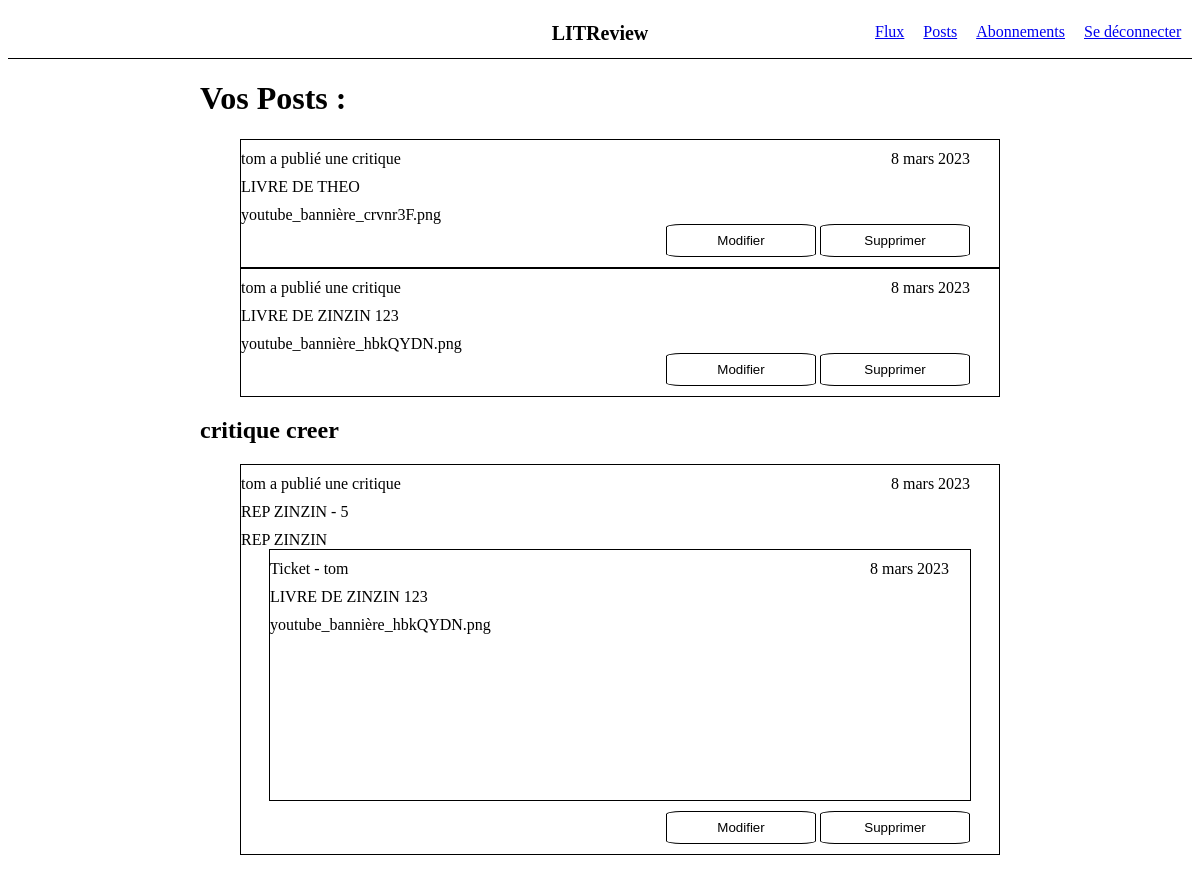
/posts-user/ (signed in), run on the app's committed database.
### flow/models.py (models this page shows, shortened)
class DemanderCritiqueMod(models.Model):
    titre = models.CharField(max_length=128)
    description = models.CharField(max_length=2048, blank= True)
    img_livre = models.ImageField()
    reponse_critique = models.ForeignKey(CreerCritiqueMod, null = True,  on_delete = models.SET_NULL)
    createur = models.ForeignKey(settings.AUTH_USER_MODEL, on_delete=models.CASCADE)
    date_creation = models.DateField( auto_now_add=True)

class CreerCritiqueMod(models.Model):
    class Note(models.TextChoices):
        UN = "1"
        DEUX = "2"
        TROIS = "3"
        QUATRE = "4"
        CINQ = "5"
    titre = models.CharField(max_length=128)
    note = models.CharField(choices = [(tag, tag.value) for tag in Note],  max_length=3)
    commentaire = models.CharField(max_length=8192, blank=True)
    createur = models.ForeignKey(settings.AUTH_USER_MODEL, on_delete=models.CASCADE)
    date_creation = models.DateField(auto_now_add=True)

### login/models.py (models this page shows)
class User(AbstractUser):
    follows = models.ManyToManyField('self',  symmetrical= False, related_name="follows_list")
    followers = models.ManyToManyField('self',  symmetrical= False, related_name="followers_list")

### post/views.py (the view)
# urls.py: path('posts-user/', post.views.post_user, name='posts-user'),
@login_required
def post_user(request):
    critique_crees = CreerCritiqueMod.objects.all()
    critique_demandees = DemanderCritiqueMod.objects.all()
    user = request.user
    liste_critique_crees = []
    liste_critique_demandees = []
    for i in range(len(critique_crees)):
        if user.username == critique_crees[i].createur.username:
            liste_critique_crees.append(critique_crees[i])
    for j in range(len(critique_demandees)):
        if user.username == critique_demandees[j].createur.username:
            liste_critique_demandees.append(critique_demandees[j])
    return render(request, 'posts.html', context={ 'user' : user, 'liste_critique_crees' : liste_critique_crees, 'liste_critique_demandees' : liste_critique_demandees, 'critique_demandee' : critique_demandees})

### post/templates/posts.html (shortened to what this page needs)
{% extends 'base_flow.html' %}
{% block content %}
<div id ="main-container-posts">
    <h1>Vos Posts : </h1>
        <ul>
            {% for critique in liste_critique_demandees %}
            <div class = "medium-container">
                <form action="{% url 'modify_deleted' %}" method="POST" id="form_modify_deleted_demande">
                    <div class ="flex-mode">
                        <div class="other-elements">
                            <li>{{critique.createur}} a publié une critique</li>
                            <li>{{critique.titre}}</li>
                            <li>{{critique.img_livre}}</li>
                        </div>
                        <div class= "date_creation">
                            <li>{{critique.date_creation}}</li>
                        </div>
                    </div>
                <div class ="btn-mod-del-container">
                    <button type="submit" class="btn-mod-del" name="modify_btn_demande" value="{{critique.id}}" form = "form_modify_deleted_demande" >Modifier</button>
                    <button type="submit" class="btn-mod-del" name="deleted_btn_demande" value="{{critique.id}}" form = "form_modify_deleted_demande">Supprimer</button>
                </div>
                </form>
            </div>
            {% endfor %}
        </ul>
    <h2>critique creer</h2>
        <ul>
        {% for critique_cree in liste_critique_crees %}
        <div class = "medium-container">
            <form action="{% url 'modify_deleted' %}" method="POST" id="form_modify_deleted_cree">
                <div class="flex-mode-third">
                    <div class="other-element-third">
                        <li>{{critique_cree.createur}} a publié une critique</li>
                        <li>{{critique_cree.titre}} - {{critique_cree.note}}</li>
                        <li>{{critique_cree.commentaire}}</li>
                    </div>
                    <div class="date_creation-third">
                        <li>{{critique_cree.date_creation}}</li>
                    </div>
                </div>
                {% for critique in critique_demandee%}
                    {% if critique.reponse_critique.id == critique_cree.id %}
                        <div class ="flex-mode-seconde">
                            <div class="other-elements-second">
                                <li>Ticket - {{critique.createur}}</li>
                                <li>{{critique.titre}}</li>
                                <li>{{critique.img_livre}}</li>
                            </div>
                            <div class= "date_creation">
                                 <li>{{critique.date_creation}}</li>
                            </div>
                        </div>
                    {% endif %}
                {% endfor %}
            <div class ="btn-mod-del-container">
                <button type="submit"  class="btn-mod-del" name="modify_btn_cree" value="{{critique_cree.id}}" form = "form_modify_deleted_cree" >Modifier</button>
                <button type="submit"  class="btn-mod-del" name="deleted_btn_cree" value="{{critique_cree.id}}" form = "form_modify_deleted_cree">Supprimer</button>
            </div>
        </form>
    </div>
        {% endfor %}
        </ul>
</div>
{% endblock content %}

### login/static/flow/styles.css (style rules this page uses)
#main-container-posts { width: 800px; margin: auto; }
.medium-container { border: 1px solid black; }
.medium-container li { margin-top:10px; }
#main-container-posts ul { list-style: none; }
.flex-mode { display: flex; }
.date_creation { position: relative; }
.other-elements { width: 650px; }
.btn-mod-del-container { width: 305px; position: relative; right: -425px; margin-bottom: 10px; }
.btn-mod-del { background-color: white; border: 1px solid black; border-radius: 10%; padding: 8px; width: 150px; cursor: pointer; }
.flex-mode-seconde { display: flex; border: 1px solid black; width: 700px; height: 250px; margin: auto; margin-bottom: 10px; }
.other-elements-second { width: 600px; }
.flex-mode-third { display: flex; }
.other-element-third { width: 250px; }
.date_creation-third { position: relative; right: -400px; }

### data on the page
DemanderCritiqueMod: createur "tom", titre "LIVRE DE THEO", img_livre "youtube_bannière_crvnr3F.png", date_creation "8 mars 2023", {{ critique.id }} 7 (drawn)
DemanderCritiqueMod: createur "tom", titre "LIVRE DE ZINZIN 123", img_livre "youtube_bannière_hbkQYDN.png", date_creation "8 mars 2023", {{ critique.id }} 8 (drawn)
CreerCritiqueMod: createur "tom", titre "REP ZINZIN", note "5", commentaire "REP ZINZIN", date_creation "8 mars 2023"
